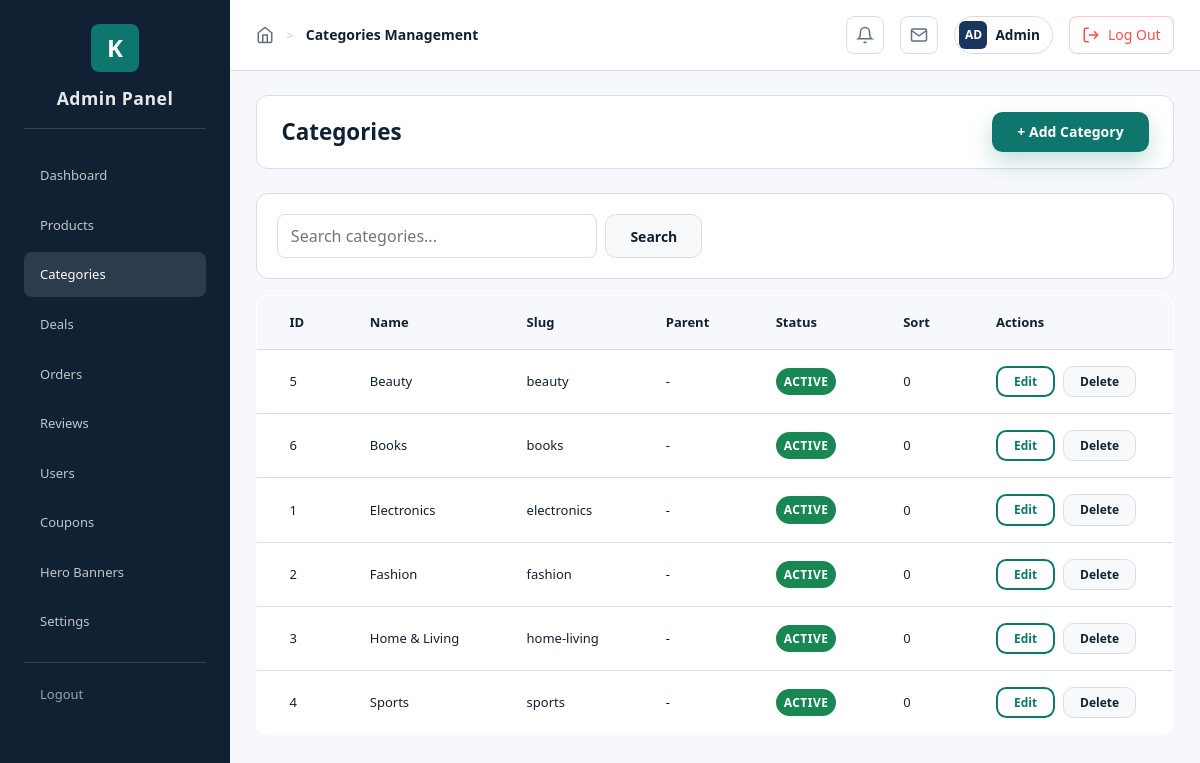
Screenshot of /admin/categories.php (signed in) with the database file from the repository.
### tables this page shows
CREATE TABLE categories (
    id INT AUTO_INCREMENT PRIMARY KEY,
    name VARCHAR(100) NOT NULL,
    slug VARCHAR(100) NOT NULL UNIQUE,
    description TEXT,
    image VARCHAR(255),
    parent_id INT DEFAULT NULL,
    status ENUM('active', 'inactive') DEFAULT 'active',
    sort_order INT DEFAULT 0,
    created_at TIMESTAMP DEFAULT CURRENT_TIMESTAMP,
    FOREIGN KEY (parent_id) REFERENCES categories(id) ON DELETE SET NULL
);

### config/database.php (called while the page is built, shortened)
<?php
function sanitize($data) {
    return trim($data);
}

### admin/categories.php (the view, shortened to what this page needs)
<?php
require_once '../config/database.php';
require_once __DIR__ . '/includes/layout.php';
$db = getDB();
$action = $_GET['action'] ?? 'list';
$search = sanitize($_GET['search'] ?? '');
$where = '';
$params = [];
$stmt = $db->prepare("
    SELECT c.*, p.name AS parent_name
    FROM categories c
    LEFT JOIN categories p ON p.id = c.parent_id
    $where
    ORDER BY c.sort_order ASC, c.name ASC
");
$stmt->execute($params);
$categories = $stmt->fetchAll();
?>
<!DOCTYPE html>
<html lang="en">
<head>
    <link rel="stylesheet" href="../assets/css/style.css">
<link rel="stylesheet" href="css/admin.css">
</head>
<body>
<div class="admin-layout">
    <main class="admin-content">
<div class="admin-header">
            <h1 class="admin-page-title">
                <?= $action === 'edit' ? 'Edit Category' : ($action === 'add' ? 'Add Category' : 'Categories') ?>
            </h1>
            <?php if ($action === 'list'): ?>
                <a href="?action=add" class="btn btn-primary">+ Add Category</a>
            <?php endif; ?>
        </div>
        <?php if ($action === 'list'): ?>
            <div class="admin-card">
                <form method="GET" class="admin-form-row">
                    <input type="text" class="form-input admin-input-max-320" name="search" placeholder="Search categories..." value="<?= htmlspecialchars($search) ?>">
                    <button type="submit" class="btn btn-secondary">Search</button>
                </form>
            </div>
            <div class="admin-table-wrap">
                <table class="admin-table">
                    <thead>
                    <tr>
                        <th>ID</th>
                        <th>Name</th>
                        <th>Slug</th>
                        <th>Parent</th>
                        <th>Status</th>
                        <th>Sort</th>
                        <th>Actions</th>
                    </tr>
                    </thead>
                    <tbody>
                    <?php foreach ($categories as $cat): ?>
                        <tr>
                            <td><?= intval($cat['id']) ?></td>
                            <td><?= htmlspecialchars($cat['name']) ?></td>
                            <td><?= htmlspecialchars($cat['slug']) ?></td>
                            <td><?= htmlspecialchars($cat['parent_name'] ?? '-') ?></td>
                            <td><span class="badge badge-<?= $cat['status'] === 'active' ? 'success' : 'warning' ?>"><?= htmlspecialchars(ucfirst($cat['status'])) ?></span></td>
                            <td><?= intval($cat['sort_order']) ?></td>
                            <td>
                                <div class="admin-actions-row">
                                    <a class="btn btn-sm btn-outline" href="?action=edit&id=<?= intval($cat['id']) ?>">Edit</a>
                                    <a class="btn btn-sm btn-secondary" href="?action=delete&id=<?= intval($cat['id']) ?>" onclick="return confirm('Delete this category?');">Delete</a>
                                </div>
                            </td>
                        </tr>
                    <?php endforeach; ?>
                    </tbody>
                </table>
            </div>
        <?php endif; ?>
    </main>
</div>
</body>
</html>

### assets/css/style.css (style rules this page uses)
:root { --color-primary: #0f766e; --color-primary-hover: #0b5b55; --color-primary-light: rgba(15, 118, 110, 0.14); --color-secondary: #f8f9fa; --color-secondary-hover: #e9ecef; --color-success: #198754; --color-danger: #c0392b; --color-warning: #f39c12; --color-info: #0ea5e9; --color-text: #102133; --color-text-light: #5f7083; --color-text-muted: #9aa8b5; --color-bg: #ffffff; --color-bg-secondary: #f6f8fb; --color-bg-tertiary: #edf1f5; --color-border: #d8dee6; --color-border-light: #e8edf3; --font-family: 'Segoe UI', Tahoma, Geneva, Verdana, sans-serif; --font-size-xs: 0.75rem; --font-size-sm: 0.875rem; --font-size-base: 1rem; --font-size-lg: 1.125rem; --font-size-xl: 1.25rem; --font-size-2xl: 1.5rem; --font-size-3xl: 1.875rem; --font-size-4xl: 2.25rem; --font-size-5xl: 3rem; --spacing-xs: 0.25rem; --spacing-sm: 0.5rem; --spacing-md: 1rem; --spacing-lg: 1.5rem; --spacing-xl: 2rem; --spacing-2xl: 3rem; --spacing-3xl: 4rem; --radius-sm: 0.25rem; --radius-md: 0.5rem; --radius-lg: 0.75rem; --radius-xl: 1rem; --radius-full: 9999px; --shadow-sm: 0 1px 2px rgba(16, 33, 51, 0.06); --shadow-md: 0 6px 18px rgba(16, 33, 51, 0.08); --shadow-lg: 0 16px 36px rgba(16, 33, 51, 0.12); --shadow-xl: 0 26px 50px rgba(16, 33, 51, 0.18); --transition-fast: 150ms ease; --transition-base: 250ms ease; --transition-slow: 350ms ease; --container-max: 1440px; --container-padding: 1.5rem; }
*, *::before, *::after { box-sizing: border-box; margin: 0; padding: 0; }
html { scroll-behavior: smooth; -webkit-text-size-adjust: 100%; }
body { font-family: var(--font-family); font-size: var(--font-size-base); line-height: 1.6; color: var(--color-text); background-color: var(--color-bg); min-height: 100vh; display: flex; flex-direction: column; }
a { color: inherit; text-decoration: none; transition: color var(--transition-fast); }
button { cursor: pointer; font-family: inherit; border: none; background: none; }
input, select, textarea { font-family: inherit; font-size: inherit; }
.btn { display: inline-flex; align-items: center; justify-content: center; gap: var(--spacing-sm); padding: var(--spacing-sm) var(--spacing-lg); font-size: var(--font-size-sm); font-weight: 600; border-radius: 0.65rem; border: 1px solid transparent; transition: all var(--transition-fast); white-space: nowrap; }
.btn-primary { background-color: var(--color-primary); color: white; box-shadow: 0 10px 22px rgba(15, 118, 110, 0.24); }
.btn-secondary { background-color: var(--color-secondary); color: var(--color-text); border: 1px solid var(--color-border); }
.btn-outline { background-color: transparent; border: 2px solid var(--color-primary); color: var(--color-primary); }
.btn-sm { padding: var(--spacing-xs) var(--spacing-md); font-size: var(--font-size-xs); }
.form-input, .form-select, .form-textarea { width: 100%; padding: 0.62rem 0.78rem; font-size: var(--font-size-base); border: 1px solid var(--color-border); border-radius: var(--radius-md); background-color: var(--color-bg); transition: border-color var(--transition-fast), box-shadow var(--transition-fast); }
.badge { display: inline-flex; align-items: center; gap: var(--spacing-xs); padding: var(--spacing-xs) var(--spacing-sm); font-size: var(--font-size-xs); font-weight: 600; border-radius: var(--radius-full); text-transform: uppercase; letter-spacing: 0.5px; }
.badge-success { background-color: var(--color-success); color: white; }
@media (min-width: 768px) { :root { --container-padding: 1.5rem; } }
@media (min-width: 1024px) { :root { --container-padding: 2rem; } }
.admin-table-wrap { overflow-x: auto; }

### rows the page displays
categories: id "5", name "Beauty", slug "beauty", parent_name "-", status "ACTIVE", sort_order "0"
categories: id "6", name "Books", slug "books", parent_name "-", status "ACTIVE", sort_order "0"
categories: id "1", name "Electronics", slug "electronics", parent_name "-", status "ACTIVE", sort_order "0"
categories: id "2", name "Fashion", slug "fashion", parent_name "-", status "ACTIVE", sort_order "0"
categories: id "3", name "Home & Living", slug "home-living", parent_name "-", status "ACTIVE", sort_order "0"
categories: id "4", name "Sports", slug "sports", parent_name "-", status "ACTIVE", sort_order "0"

### other values shown
$item['label'] "Dashboard"
$item['label'] "Products"
$item['label'] "Categories"
$item['label'] "Deals"
$item['label'] "Orders"
$item['label'] "Reviews"
$item['label'] "Users"
$item['label'] "Coupons"
$item['label'] "Hero Banners"
$item['label'] "Settings"
$pageTitle "Categories Management"
$initials "AD"
$userName "Admin"
